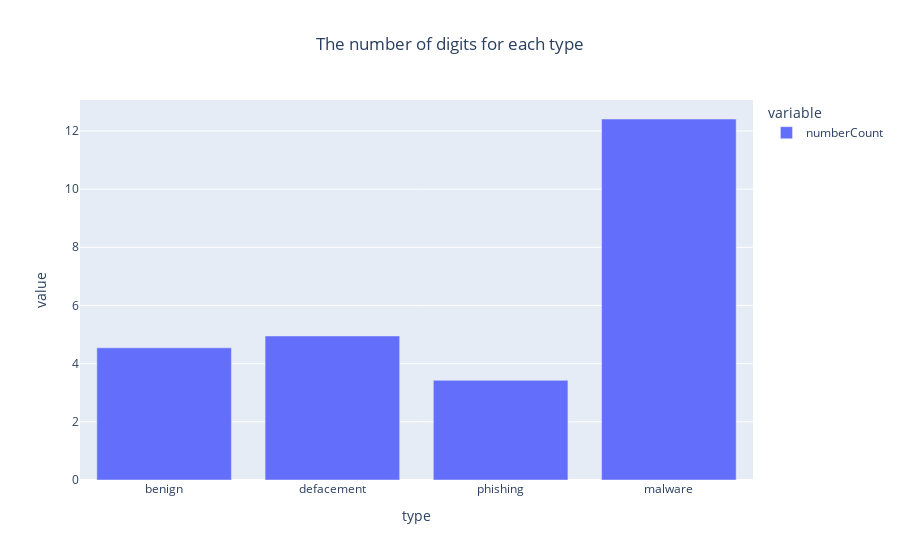

Here is the notebook cell this chart was saved with:
### Code cell
All_num = df_url[['type','numberCount']].groupby('type').mean()
number = pd.DataFrame()
number['numberCount'] = All_num['numberCount']
number['type']=['benign','defacement','phishing','malware']
px.bar(data_frame=number,x=number.type,y=['numberCount'],barmode='group',title='The number of digits for each type').update_layout(title_x=0.5)

### Figure 1 — Plotly figure (JSON) as saved in the notebook; plotly's stock layout.template omitted (floating-point values rounded to 4 significant figures)
{"data": [{"alignmentgroup": "True", "hovertemplate": "variable=numberCount<br>type=%{x}<br>value=%{y}<extra></extra>", "legendgroup": "numberCount", "marker": {"color": "#636efa", "pattern": {"shape": ""}}, "name": "numberCount", "offsetgroup": "numberCount", "orientation": "v", "showlegend": true, "textposition": "auto", "type": "bar", "x": ["benign", "defacement", "phishing", "malware"], "xaxis": "x", "y": [4.544, 4.952, 3.425, 12.41], "yaxis": "y"}], "layout": {"barmode": "group", "legend": {"title": {"text": "variable"}, "tracegroupgap": 0}, "title": {"text": "The number of digits for each type", "x": 0.5}, "xaxis": {"anchor": "y", "domain": [0, 1], "title": {"text": "type"}}, "yaxis": {"anchor": "x", "domain": [0, 1], "title": {"text": "value"}}}}
